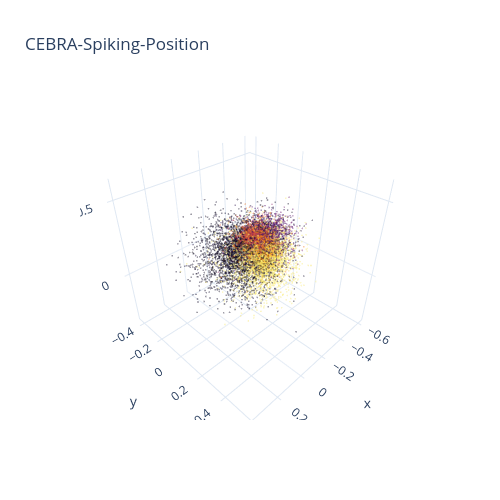

This figure's notebook cell:
### Code cell
fig = cebra.integrations.plotly.plot_embedding_interactive(SP_position_embedding, embedding_labels=bin_linear_pos, title = "CEBRA-Spiking-Position", cmap = "inferno")
fig.show()

### Figure 1 — Plotly figure (JSON) as saved in the notebook; plotly's stock layout.template omitted (floating-point values rounded to 4 significant figures; data arrays with more than 128 entries replaced by an {"elided": "..."} marker saying what was removed)
{"data": [{"marker": {"color": {"elided": "10235 float values"}, "colorscale": [[0, "rgb(0, 0, 3)"], [0.1, "rgb(22, 11, 57)"], [0.2, "rgb(65, 9, 103)"], [0.3, "rgb(106, 23, 110)"], [0.4, "rgb(147, 37, 103)"], [0.5, "rgb(187, 55, 84)"], [0.6, "rgb(220, 80, 57)"], [0.7, "rgb(243, 119, 25)"], [0.8, "rgb(251, 164, 10)"], [0.9, "rgb(245, 215, 69)"], [1, "rgb(252, 254, 164)"]], "opacity": 0.4, "size": 1}, "mode": "markers", "name": "[-104.58237375 -104.58237375 -104.58237375 ...   -0.88014993   -3.426926\n   -2.97290225]", "type": "scatter3d", "x": {"elided": "10235 float values"}, "y": {"elided": "10235 float values"}, "z": {"elided": "10235 float values"}}], "layout": {"height": 500, "showlegend": false, "title": {"text": "CEBRA-Spiking-Position"}, "width": 500}}
